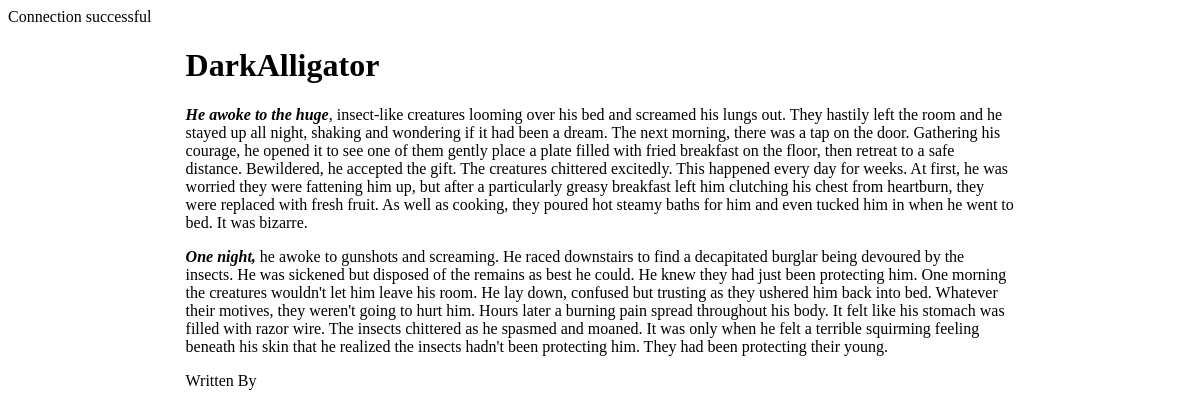
Screenshot of /ebook/sdetails.php?id=2 with the database file from the repository.
### tables this page shows
CREATE TABLE `story` (
  `id` int(11) NOT NULL,
  `story_title` varchar(255) NOT NULL,
  `story_content` text NOT NULL,
  `author` varchar(255) NOT NULL,
  `date_publish` timestamp NOT NULL DEFAULT current_timestamp()
);

### ebook/sdetails.php (the view, shortened to what this page needs)
<html lang="en">
<head>
	<link rel="stylesheet"  href="create.css">
</head>
<body>
	<?php
		if (isset($_GET['id'])) {
			require_once ('storydb.php');
			$auth_id = mysqli_real_escape_string($con,$_GET['id']);
			$sql = "SELECT * FROM story WHERE id = $auth_id";
			$execute = mysqli_query($con,$sql);
			$post = mysqli_fetch_assoc($execute);
		}else{
			header('Location: shortstories.php');
			exit();
		}
	?>
	<div class="container">
	<h1><?php echo $post['story_title']; ?></h1>
	<div class="content">
		<?php echo $post['story_content']; ?>
	</div>
	<div>
		<span>Written By &nbsp<b><?php echo $post['author']; ?></b></span>
	</div>
</div>
</body>
</html>

### ebook/create.css (style rules this page uses)
.container { max-width: 70%; margin: 0 auto; }

### rows the page displays
story: story_title "DarkAlligator", story_content "He awoke to the huge , insect-like creatures looming over his bed and screamed his lungs out. They hastily left the room and he stayed up all night, shaking and wondering if it had been a dream. The next morning, there was a tap on the door. Gathering his courage, he opened it to see one of them gently place a plate filled with fried breakfast on the floor, then retreat to a safe distance. Bewildered, he accepted the gift. The creatures chittered excitedly. This happened every day for weeks. At first, he was worried they were fattening him up, but after a particularly greasy breakfast left him clutching his chest from heartburn, they were replaced with fresh fruit. As well as cooking, they…"
